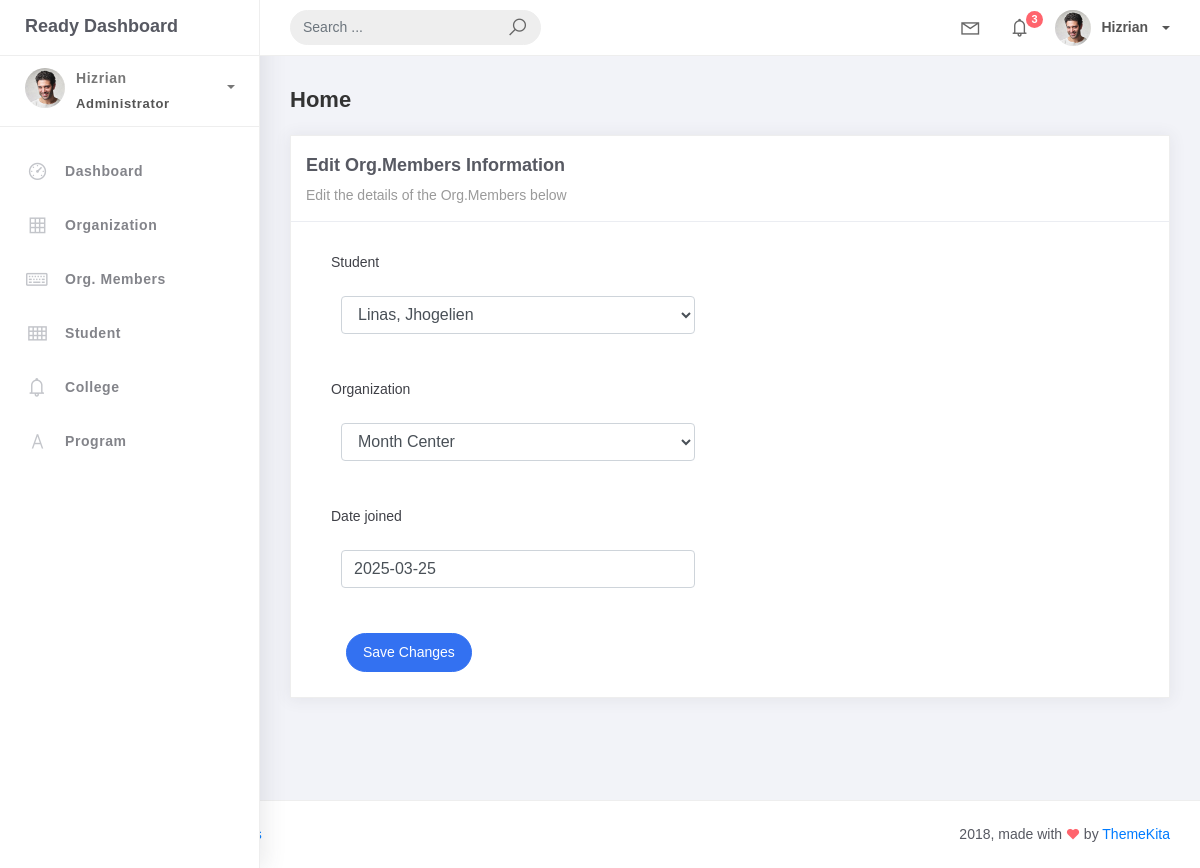
Screenshot of /orgMember_list/1/ with the database file from the repository.
### studentorg/models.py (models this page shows)
class BaseModel(models.Model):
    created_at = models.DateTimeField(auto_now_add=True, db_index=True)
    updated_at = models.DateTimeField(auto_now=True)
    class Meta:
        abstract = True

class OrgMember(BaseModel):
    student = models.ForeignKey(Student, on_delete=models.CASCADE)
    organization = models.ForeignKey(Organization, on_delete=models.CASCADE)
    date_joined = models.DateField()

### studentorg/views.py (the view)
# urls.py: path('orgMember_list/<int:pk>/', OrgMemberUpdateView.as_view(), name='orgMem-update'),
class OrgMemberUpdateView(UpdateView):
    model = OrgMember
    form_class = OrgMemberForm
    template_name = 'orgMem_edit.html'
    success_url = reverse_lazy('orgMem_list')

### studentorg/forms.py
class  OrgMemberForm(ModelForm):
    class Meta:
        model = OrgMember
        fields = "__all__"

### studentorg/models.py (called while the page is built)
    def __str__(self):
        return self.name

    def __str__(self):
        return f"{self.lastname}, {self.firstname}"

### templates/orgMem_edit.html
{% extends 'base.html' %}
{% load static %}
{% block content %}
<div class="content">
    <div class="container-fluid">
        <h4 class="page-title">Home</h4>
        <div class="row">
            <div class="col-md-12">
                <div class="card">
                    <div class="card-header">
                        <div class="card-title">Edit Org.Members Information</div>
                        <div class="card-category">Edit the details of the Org.Members below</div>
                    </div>
                    <div class="card-body">
                        <div class="col-md-6">
                            <form method="post" novalidate>
                                {% csrf_token %} {% include 'includes/form.html' %}
                                <div class="form-group">
                                    <div class="col-md-12 col-sm-3">
                                        <button type="submit" class="btn btn-primary btn-rounded">Save Changes</button>
                                    </div>
                                </div>
                            </form>
                        </div>
                    </div>
                </div>
            </div>
        </div>
    </div>
</div>
{% endblock %}

### templates/includes/form.html (shortened to what this page needs)
{% load widget_tweaks %}
{% for field in form %}
    <div class="field item form-group">
        <label>{{ field.label }}</label>
        <div class="form-group">
            {% render_field field class="form-control" %}
        </div>
    </div>
{% endfor %}

### rows the page displays
OrgMember: student "Linas, Jhogelien" "Month Center" "2025-03-25"

### other values shown
{{ field.label }} "Student" "Organization" "Date joined"
